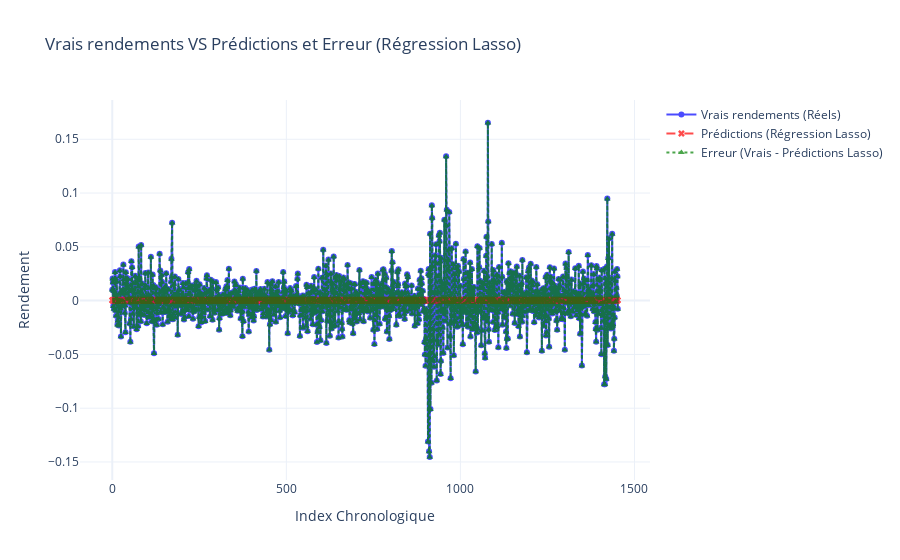

Source (notebook cell):
### Code cell
errors_lasso = np.array(y_test) - np.array(y_pred_lasso)

fig_lasso = go.Figure()

# Ajout des vrais rendements
fig_lasso.add_trace(go.Scatter(
    x=list(range(len(y_test))),
    y=y_test,
    mode='lines+markers',
    name='Vrais rendements (Réels)',
    line=dict(color='blue', dash='solid'),
    marker=dict(symbol='circle'),
    opacity=0.7
))

# Ajout des prédictions Lasso
fig_lasso.add_trace(go.Scatter(
    x=list(range(len(y_pred_lasso))),
    y=y_pred_lasso,
    mode='lines+markers',
    name='Prédictions (Régression Lasso)',
    line=dict(color='red', dash='dash'),
    marker=dict(symbol='x'),
    opacity=0.7
))

# Ajout des erreurs pour Lasso
fig_lasso.add_trace(go.Scatter(
    x=list(range(len(errors_lasso))),
    y=errors_lasso,
    mode='lines+markers',
    name='Erreur (Vrais - Prédictions Lasso)',
    line=dict(color='green', dash='dot'),
    marker=dict(symbol='triangle-up'),
    opacity=0.7
))

fig_lasso.update_layout(
    title="Vrais rendements VS Prédictions et Erreur (Régression Lasso)",
    xaxis_title="Index Chronologique",
    yaxis_title="Rendement",
    legend=dict(font=dict(size=12)),
    grid=dict(rows=1, columns=1),
    template="plotly_white"
)

fig_lasso.show()

### Figure 1 — Plotly figure (JSON) as saved in the notebook; plotly's stock layout.template omitted (floating-point values rounded to 4 significant figures; data arrays with more than 128 entries replaced by an {"elided": "..."} marker saying what was removed)
{"data": [{"line": {"color": "blue", "dash": "solid"}, "marker": {"symbol": "circle"}, "mode": "lines+markers", "name": "Vrais rendements (Réels)", "opacity": 0.7, "type": "scatter", "x": {"elided": "1453 int values"}, "y": {"elided": "1453 float values"}}, {"line": {"color": "red", "dash": "dash"}, "marker": {"symbol": "x"}, "mode": "lines+markers", "name": "Prédictions (Régression Lasso)", "opacity": 0.7, "type": "scatter", "x": {"elided": "1453 int values"}, "y": {"elided": "1453 float values"}}, {"line": {"color": "green", "dash": "dot"}, "marker": {"symbol": "triangle-up"}, "mode": "lines+markers", "name": "Erreur (Vrais - Prédictions Lasso)", "opacity": 0.7, "type": "scatter", "x": {"elided": "1453 int values"}, "y": {"elided": "1453 float values"}}], "layout": {"grid": {"columns": 1, "rows": 1}, "legend": {"font": {"size": 12}}, "title": {"text": "Vrais rendements VS Prédictions et Erreur (Régression Lasso)"}, "xaxis": {"title": {"text": "Index Chronologique"}}, "yaxis": {"title": {"text": "Rendement"}}}}
